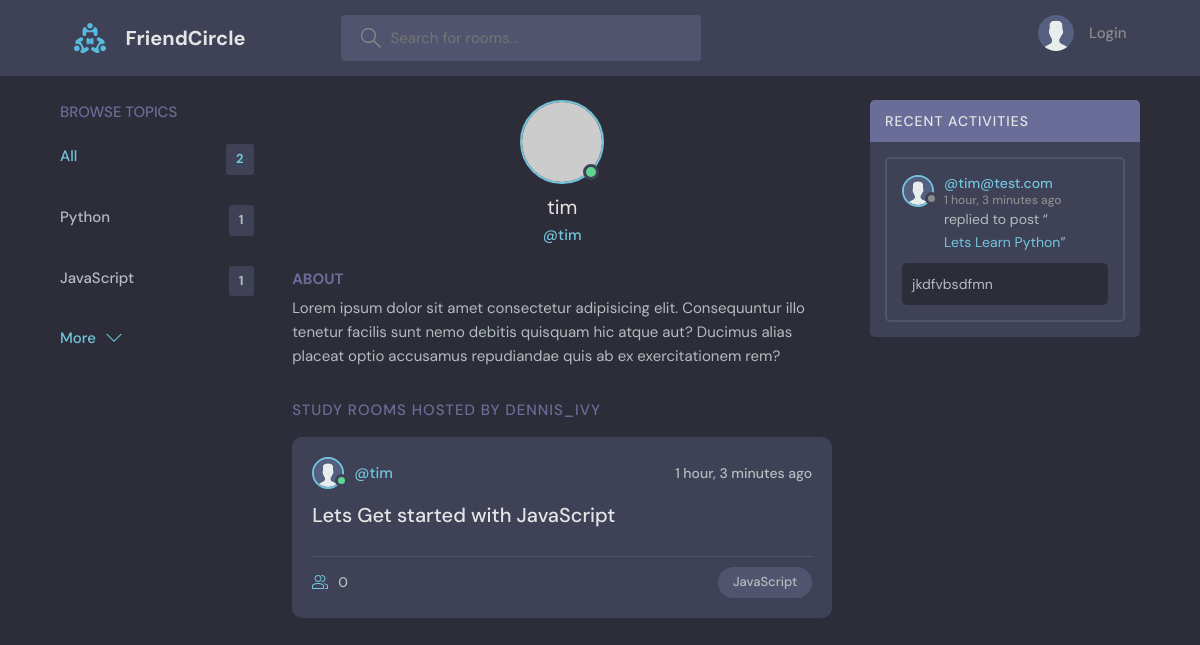
The app's page /profile/2/ with its own data.
### base/models.py (models this page shows, shortened)
class Topic(models.Model):
    name = models.CharField(max_length=200)

class User(AbstractUser):
    name = models.CharField(max_length=200, null=True)
    email = models.EmailField(unique=True,null=True)
    bio = models.TextField(null=True,blank=True)
    avatar = models.ImageField(null=True, default="avatar.svg")
    USERNAME_FIELD = "email"
    REQUIRED_FIELDS = []

class Room(models.Model):
    host = models.ForeignKey(User, on_delete=models.SET_NULL, null=True)
    topic = models.ForeignKey(Topic, on_delete=models.SET_NULL, null=True)
    name = models.CharField(max_length=200)
    description = models.TextField(null=True, blank=True)
    participants = models.ManyToManyField(User, related_name="participants", blank=True)
    updated = models.DateTimeField(auto_now=True)
    created = models.DateTimeField(auto_now_add=True)
    class Meta:
        ordering = ["-updated", "-created"]
    def __str__(self):
        return self.name

class Message(models.Model):
    user = models.ForeignKey(User, on_delete=models.CASCADE)
    room = models.ForeignKey(Room, on_delete = models.CASCADE)
    body = models.TextField()
    updated = models.DateTimeField(auto_now=True)
    created = models.DateTimeField(auto_now_add=True)
    class Meta:
        ordering = ["-updated", "-created"]

### base/views.py (the view)
# urls.py: path('profile/<str:pk>/', views.userProfile, name="user-profile"),
def userProfile(request,pk):
    user = User.objects.get(id=pk)
    rooms = user.room_set.all()
    room_messages = user.message_set.all()
    topics = Topic.objects.all()
    context = {"user": user, "rooms": rooms, "room_messages": room_messages, "topics":topics}
    return render(request, 'base/profile.html', context)

### base/templates/base/profile.html (shortened to what this page needs)
{% extends 'main.html'%} {% block content %}
  <main class="profile-page layout layout--3">
    <div class="container">
      {% include 'base/topics_component.html' %}
      <div class="roomList">
        <div class="profile">
          <div class="profile__avatar">
            <div class="avatar avatar--large active">
              <img src="https://randomuser.me/api/portraits/men/11.jpg" />
            </div>
          </div>
          <div class="profile__info">
            <h3>{{ user.username }}</h3>
            <p>@{{ user.username }}</p>
          </div>
          <div class="profile__about">
            <h3>About</h3>
            <p>
              Lorem ipsum dolor sit amet consectetur adipisicing elit. Consequuntur illo tenetur
              facilis sunt nemo debitis quisquam hic atque aut? Ducimus alias placeat optio
              accusamus repudiandae quis ab ex exercitationem rem?
            </p>
          </div>
        </div>
        <div class="roomList__header">
          <div>
            <h2>Study Rooms Hosted by dennis_ivy</a>
            </h2>
          </div>
        </div>
        {% include 'base/feed_component.html' %}
      </div>
      {% include 'base/activity_component.html' %}
    </div>
  </main>
{% endblock %}

### templates/main.html (shortened to what this page needs)
<!DOCTYPE html>
{% load static %}
<html lang="en">
  <head>
    <link rel="stylesheet" href="{% static 'styles/style.css' %}" />
  </head>
  <body>
    {% include 'navbar.html' %}  {% block content %} {% endblock %}
  </body>
</html>

### templates/navbar.html (shortened to what this page needs)
{% load static %}
<header class="header header--loggedIn">
  <div class="container">
    <a href="{% url 'home' %}" class="header__logo">
      <img src="{% static 'images/logo.svg' %}" />
      <h1>FriendCircle</h1>
    </a>
    <form class="header__search" method="GET" action="{% url 'home' %}">
      <label>
        <input placeholder="Search for rooms..." name="q" />
      </label>
    </form>
    <nav class="header__menu">
      {% if request.user.is_authenticated %}
      <div class="header__user">
        <a href="{% url 'update-user' %}">
          <div class="avatar avatar--medium active">
            <img src="{{ request.user.avatar.url }}" />
          </div>
          <p>
            {{ request.user.username }}
            <span>@{{ request.user.username }}</span>
          </p>
        </a>
        <button class="dropdown-button">
          <svg
            version="1.1"
            xmlns="http://www.w3.org/2000/svg"
            width="32"
            height="32"
            viewBox="0 0 32 32"
          >
            <title>chevron-down</title>
            <path d="M16 21l-13-13h-3l16 16 16-16h-3l-13 13z"></path>
          </svg>
        </button>
      </div>
      {% else %}
      <a href="{% url 'login' %}">
        <img src="{% static 'images/avatar.svg' %}" />
        <p>Login</p>
      </a>
      {% endif %}
    </nav>
  </div>
</header>

### base/templates/base/topics_component.html
<div class="topics">
  <div class="topics__header">
    <h2>Browse Topics</h2>
  </div>
  <ul class="topics__list">
    <li>
      <a href="{% url 'home' %}" class="active"
        >All <span>{{ topics.count }}</span></a
      >
    </li>
    {% for topic in topics %}
    <li>
      <a href="{% url 'home' %}?q={{topic.name}}"
        >{{ topic.name }}<span>{{ topic.room_set.all.count }}</span></a
      >
    </li>
    {% endfor %}
  </ul>
  <a class="btn btn--link" href="{% url 'topics' %}">
    More
    <svg
      version="1.1"
      xmlns="http://www.w3.org/2000/svg"
      width="32"
      height="32"
      viewBox="0 0 32 32"
    >
      <title>chevron-down</title>
      <path d="M16 21l-13-13h-3l16 16 16-16h-3l-13 13z"></path>
    </svg>
  </a>
</div>

### base/templates/base/feed_component.html (shortened to what this page needs)
{% for room in rooms %}
<div class="roomListRoom">
  <div class="roomListRoom__header">
    <a
      href="{% url 'user-profile' room.host.id %}"
      class="roomListRoom__author"
    >
      <div class="avatar avatar--small active">
        <img src="{{ room.host.avatar.url }}" />
      </div>
      <span>@{{ room.host.username }}</span>
    </a>
    <div class="roomListRoom__actions">
      <span>{{ room.created|timesince }} ago</span>
    </div>
  </div>
  <div class="roomListRoom__content">
    <a href="{% url 'room' room.id %}">{{ room.name }}</a>
  </div>
  <div class="roomListRoom__meta">
    <a class="roomListRoom__joined" href="{% url 'room' room.id %}">
      {{ room.participants.all.count }}
    </a>
    <p class="roomListRoom__topic">{{ room.topic.name }}</p>
  </div>
</div>
{% endfor %}

### base/templates/base/activity_component.html (shortened to what this page needs)
<div class="activities">
  <div class="activities__header">
    <h2>Recent Activities</h2>
  </div>
  {% for message in room_messages %}
  <div class="activities__box">
    <div class="activities__boxHeader roomListRoom__header">
      <a
        href="{% url 'user-profile' message.user.id %}"
        class="roomListRoom__author"
      >
        <div class="avatar avatar--small">
          <img src="{{ message.user.avatar.url }}" />
        </div>
        <p>
          @{{ message.user }}
          <span>{{message.created|timesince}} ago</span>
        </p>
      </a>
    </div>
    <div class="activities__boxContent">
      <p>
        replied to post “<a href="{% url  'room' message.room.id %}"
          >{{ message.room }}</a
        >”
      </p>
      <div class="activities__boxRoomContent">{{ message.body }}</div>
    </div>
  </div>
  {% endfor %}
</div>

### records on screen
Topic: name "Python", room_set.all.count "1"
Topic: name "JavaScript", room_set.all.count "1"
User: username "tim"
Room: host.avatar (placeholder picture), host.username "tim", created "1 hour, 3 minutes", name "Lets Get started with JavaScript", participants.all.count "0", topic.name "JavaScript"
Message: user.avatar (placeholder picture), user "tim@test.com", created "1 hour, 3 minutes", room "Lets Learn Python", body "jkdfvbsdfmn"

### other values on screen
{{ topics.count }} "2"
